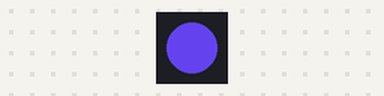
The program below on a simulated Raspberry Pi Pico running CircuitPython. On the bench: 1 RGB LEDs in strip order, left to right.

Above: at 0.2 s.
At 1.7 s:
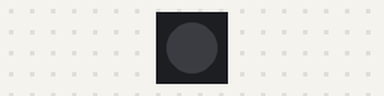
Timing chart, 0 to 3.0 s (numbered marks = the images above):
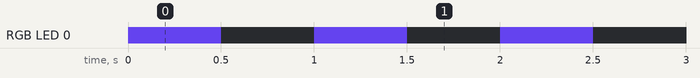

The program:

code.py
```python
#made by Charan C

import time
import board
import neopixel

pixels = neopixel.NeoPixel(board.GP25, 1)

while True:
    pixels.fill((85, 57, 204))
    time.sleep(0.5)
    pixels.fill((0, 0, 0))
    time.sleep(0.5)
```

Measured:
- by itself, RGB LED 0: alternates RGB(85, 57, 204) for 0.50 s and off for 0.50 s
